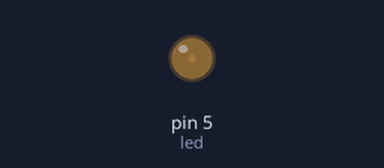
Simulated run of this sketch. Board: Arduino Uno, built with avr-gcc and run on an emulated ATmega328P. Parts: output pins drawn as LEDs (lit = HIGH).

Above: at 0.05 s.
At 0.85 s:
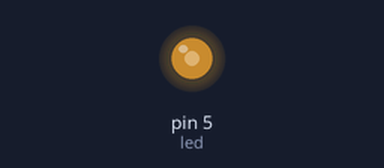
At 1.45 s:
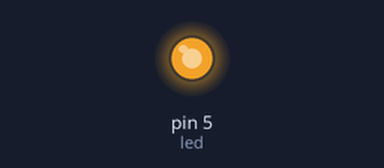
At 2.9 s:
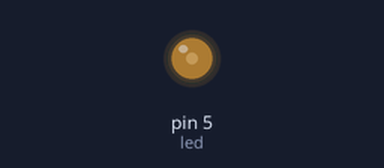
Timing chart, 0 to 7.8 s (numbered marks = the images above):
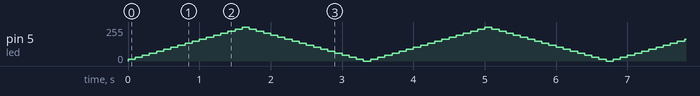

The sketch:

project_7-2.ino
```cpp
int led = 5;
int bright = 0;
int fade = 15;

void setup() {

pinMode(led,OUTPUT);

}

void loop() {

bright = bright + fade;
if (bright <= 0 || bright >= 255)
{
  fade = -fade;
}
analogWrite(led,bright); delay(100);

}
```
